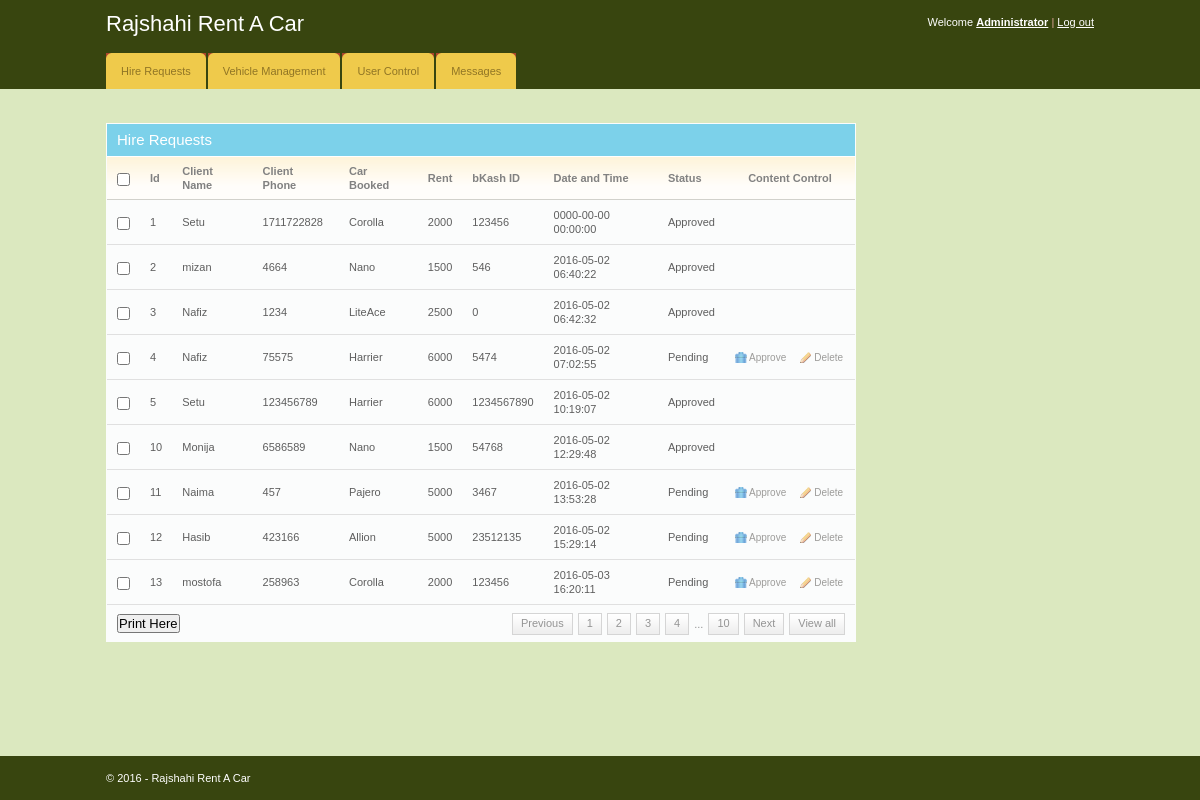
Before: /admin/index.php (signed in) with the older database file.
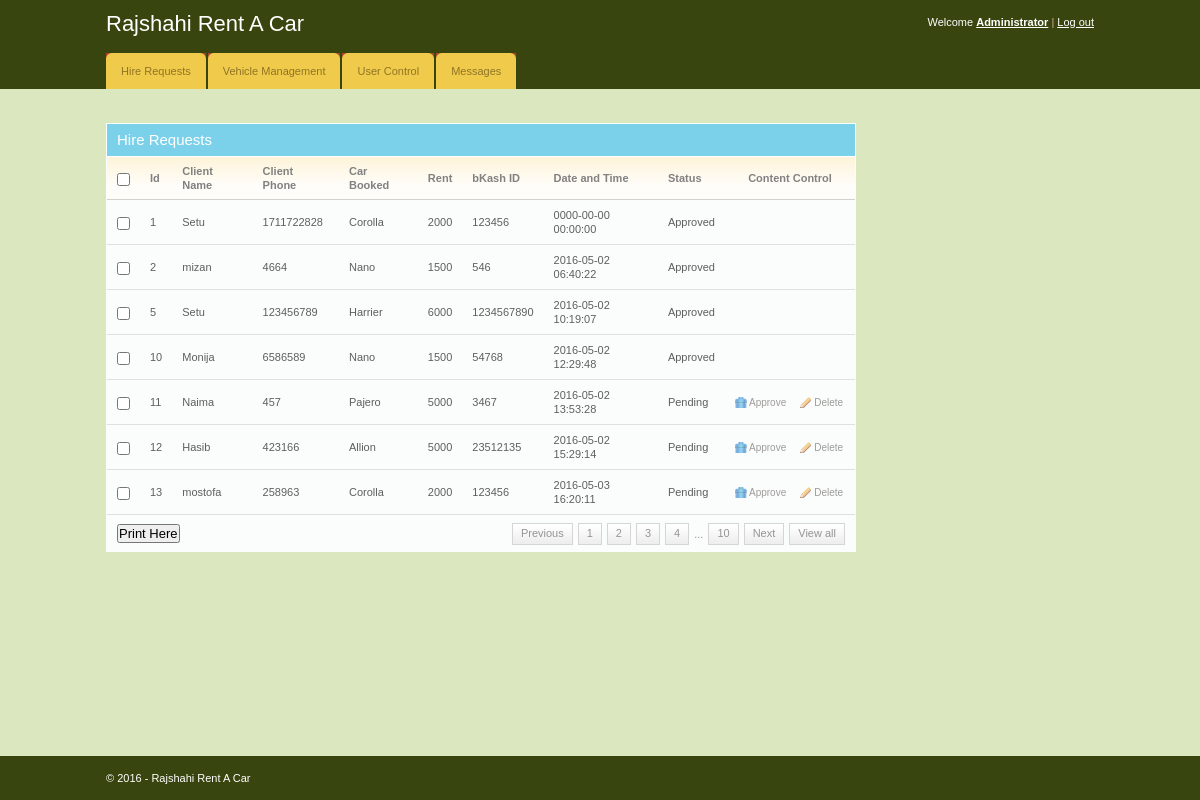
After: the same page with the newer database file.
### tables this page shows
CREATE TABLE IF NOT EXISTS `hire` (
`hire_id` int(11) NOT NULL,
  `client_id` int(11) NOT NULL,
  `car_id` int(11) NOT NULL,
  `Rent` double NOT NULL,
  `bkash_tran_id` varchar(32) NOT NULL,
  `status` int(1) NOT NULL DEFAULT '0',
  `Datetime` timestamp NOT NULL DEFAULT CURRENT_TIMESTAMP,
  `phoneno` varchar(16) NOT NULL
);

CREATE TABLE IF NOT EXISTS `users` (
`client_id` int(11) NOT NULL,
  `fname` varchar(255) NOT NULL,
  `email` varchar(255) NOT NULL,
  `id_no` int(11) NOT NULL,
  `phone` int(11) NOT NULL,
  `location` varchar(255) NOT NULL,
  `gender` varchar(255) NOT NULL,
  `status` varchar(255) NOT NULL,
  `access_level` tinyint(1) NOT NULL DEFAULT '0'
);

CREATE TABLE IF NOT EXISTS `cars` (
`car_id` int(11) NOT NULL,
  `car_name` varchar(255) NOT NULL,
  `car_type` varchar(255) NOT NULL,
  `image` text NOT NULL,
  `hire_cost` int(11) NOT NULL,
  `capacity` int(11) NOT NULL,
  `status` varchar(255) NOT NULL
);

### admin/index.php (the view, shortened to what this page needs)
<!DOCTYPE html>
<html>
    <head>
        <link rel="stylesheet" href="css/style.css" type="text/css" media="all" />
    </head>
    <body>
        <div id="header">
            <div class="shell">
                <?php
                include 'menu.php';
                ?>
            </div>
        </div>
        <div id="container">
            <div class="shell">
                <br />
                <div id="main">
                    <div id="content">
                        <div class="box">
                            <div class="box-head">
                                <h2 class="left">Hire Requests</h2>
                            </div>
                            <div class="table">
                                <table width="100%" border="0" cellspacing="0" cellpadding="0">
                                    <tr>
                                        <th width="13"><input type="checkbox" class="checkbox" /></th>
                                        <th>Id</th>
                                        <th>Client Name</th>
                                        <th>Client Phone</th>
                                        <th>Car Booked</th>
                                        <th>Rent</th>
                                        <th>bKash ID</th>
                                        <th>Date and Time</th>
                                        <th>Status</th>
                                        <th width="110" class="ac">Content Control</th>
                                    </tr>
                                    <?php
                                    include '../includes/config.php';
                                    $select = "SELECT h.hire_id, h.rent,h.status,h.client_id,h.bkash_tran_id,h.phoneno, h.datetime, h.status, u.fname, c.car_name, c.car_type FROM hire h, users u, cars c where h.car_id=c.car_id AND h.client_id=u.client_id";
                                    $result = $conn->query($select);
                                    while ($row = $result->fetch_assoc()) {
                                        ?>
                                        <tr>
                                            <td><input type="checkbox" class="checkbox" /></td>
                                            <td><?php echo $row['hire_id'] ?></td>
                                            <td><?php echo $row['fname'] ?></td>
                                            <td><?php echo $row['phoneno'] ?></td>
                                            <td><?php echo $row['car_Type'] . ' ' . $row['car_name'] ?></td>
                                            <td><?php echo $row['rent'] ?></td>
                                            <td><?php echo $row['bkash_tran_id'] ?></td>
                                            <td><?php echo $row['datetime'] ?></td>
                                            <td><?php echo $row['status'] == 0 ? "Pending" : "Approved"; ?></td>
                                            <td><?php if ($row['status'] == 0): ?><a href="javascript:sureToApprove(<?php echo $row['hire_id']; ?>)" class="ico del">Approve</a><a href="javascript:sureToApprove1(<?php echo $row['hire_id']; ?>)" class="ico edit">Delete</a><?php endif; ?></td>
                                        </tr>
                                        <?php
                                    }
                                    ?>
                                </table>
                                <div class="pagging">
                                    <div class="right">
                                        <a href="#">Previous</a>
                                        <a href="#">1</a>
                                        <a href="#">2</a>
                                        <a href="#">3</a>
                                        <a href="#">4</a>
                                        <span>...</span>
                                        <a href="#">10</a>
                                        <a href="#">Next</a>
                                        <a href="#">View all</a>
                                    </div>
                                    <h2><input type="submit" onclick="window.print()" value="Print Here" /></h2>
                                </div>
                            </div>
                        </div>
                    </div>
                </div>
            </div>
        </div>
        <div id="footer">
            <div class="shell">
                <span class="left">&copy; <?php echo date("Y"); ?> - Rajshahi Rent A Car</span>
            </div>
        </div>
    </body>
</html>

### admin/menu.php (shortened to what this page needs)
<div id="top">
    <h1><a href="#">Rajshahi Rent A Car</a></h1>
    <div id="top-navigation">
        Welcome <a href="#"><strong>Administrator</strong></a>
        <span>|</span>
        <a href="logout.php">Log out</a>
    </div>
</div>
<div id="navigation">
    <ul>
        <li><a href="index.php"><span>Hire Requests</span></a></li>
        <li><a href="add_vehicles.php"><span>Vehicle Management</span></a></li>
        <li><a href="users.php"><span>User Control</span></a></li>
        <li><a href="message.php"><span>Messages</span></a></li>
    </ul>
</div>

### admin/css/style.css (style rules this page uses)
* { padding:0; margin:0; outline:0; }
body { background:#dbe8bf; font-family: Verdana, sans-serif; font-size:11px; line-height:14px; color:#5e5e5e; }
input, textarea, select { font-family: Verdana, sans-serif; font-size:13px; }
.checkbox { width:13px; height:13px; vertical-align:top; position:relative; top:2px; }
a { color:#ba4c32; text-decoration: underline; cursor:pointer; }
.left, .alignleft { float:left; display:inline; }
.right, .alignright { float:right; display:inline; }
.ac { text-align: center !important; }
h1 { font-size:22px; line-height:24px; color:#fff; font-weight: normal; }
h1 a { color:#fff; text-decoration: none; }
h2 { font-size:15px; font-weight: normal; }
.shell { width:988px; margin:0 auto; }
#header { height:89px; background-color: #38450F; white-space:nowrap; }
#header h1 { float:left; display:inline; padding-top:12px; }
#top-navigation { float:right; white-space:nowrap; color:#fff; padding-top:15px; }
#top-navigation a { color:#fff; }
#top-navigation span { color:#dca598; }
#top { height:53px; }
#navigation { height:36px; }
#navigation ul { list-style-type: none; }
#navigation ul li { float:left; display:inline; margin-right:2px; }
#navigation ul li a, #navigation ul li a span { float:left; height:36px; background:url(images/tab.gif) no-repeat 0 0; padding:0 0 0 15px; }
#navigation ul li a span { background-position:right 0; padding:0 15px 0 0; }
#navigation ul li a { line-height:36px; color:#907525; text-decoration: none; }
#container { padding:20px 0; }
#content { float:left; width:750px; }
.table th { background:#fffdfa url(images/th.gif) repeat-x 0 0; color:#818181; text-align: left; padding:7px 10px; border-bottom:solid 1px #d2d1cb; }
.table td { background:#fbfcfc; border-bottom:solid 1px #e0e0e0; padding:8px 10px; }
.box { background:#fbfcfc; height:100%; padding:1px; margin-bottom:20px; }
.box-head { background:#7CD1EA; height:32px; color:#fff; padding: 0 10px; line-height:32px; white-space:nowrap; border-bottom:solid 1px #fff; }
.pagging { height:20px; padding:8px 10px; line-height:19px; color:#949494; }
.pagging a { background:url(images/pagging.gif) repeat-x 0 0; height:20px; float:left; padding:0 8px; border:solid 1px #d5d5d5; text-decoration: none; color:#949494; margin-left:5px; }
.pagging span { float:left; margin-left:5px; padding-top:2px; }
a.ico { color:#9d9c9a; font-size:10px; text-decoration: none; padding:0 0 0 14px; background-repeat:no-repeat; background-position:0 0; }
a.del { background-image:url(images/del.gif) }
a.edit { background-image:url(images/edit.gif); margin-left:14px; }
#footer { position: fixed; bottom: 0; width: 100%; height:44px; background:#38450F; line-height:44px; color:#fff; }

Changed rows visible on the page:
removed hire: hire_id "3", client.fname "Nafiz", phoneno "1234", car.car_name "LiteAce", Rent "2500", bkash_tran "0", Datetime "2016-05-02 06:42:32", status "Approved"
removed hire: hire_id "4", client.fname "Nafiz", phoneno "75575", car.car_name "Harrier", Rent "6000", bkash_tran "5474", Datetime "2016-05-02 07:02:55", status "Pending"
